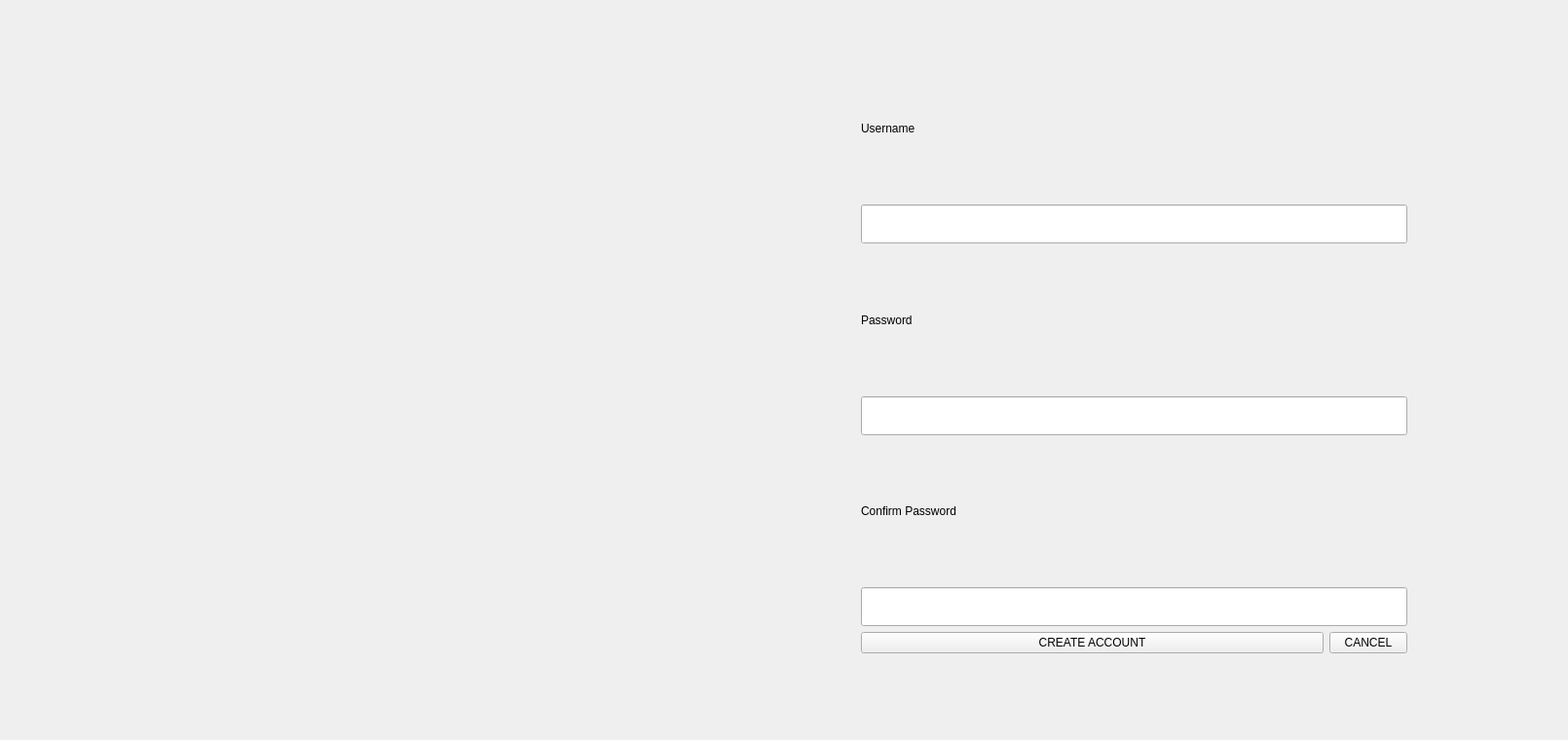
         <widget class="QWidget" name="create_user_page">
          <widget class="QWidget" name="layoutWidget">
           <property name="geometry">
            <rect>
             <x>0</x>
             <y>-10</y>
             <width>1601</width>
             <height>751</height>
            </rect>
           </property>
           <layout class="QHBoxLayout" name="horizontalLayout_3">
            <item>
             <widget class="QWidget" name="widget" native="true">
              <property name="sizePolicy">
               <sizepolicy hsizetype="Preferred" vsizetype="Preferred">
                <horstretch>0</horstretch>
                <verstretch>3</verstretch>
               </sizepolicy>
              </property>
              <property name="styleSheet">
               <string notr="true"/>
              </property>
              <widget class="QLabel" name="label_2">
               <property name="geometry">
                <rect>
                 <x>0</x>
                 <y>0</y>
                 <width>800</width>
                 <height>770</height>
                </rect>
               </property>
               <property name="lineWidth">
                <number>0</number>
               </property>
               <property name="text">
                <string/>
               </property>
               <property name="pixmap">
                <pixmap resource="../../resources.qrc">:/images/images/create_user.jpeg</pixmap>
               </property>
               <property name="scaledContents">
                <bool>true</bool>
               </property>
              </widget>
             </widget>
            </item>
            <item>
             <widget class="QWidget" name="create_user_form" native="true">
              <property name="sizePolicy">
               <sizepolicy hsizetype="Preferred" vsizetype="Preferred">
                <horstretch>0</horstretch>
                <verstretch>3</verstretch>
               </sizepolicy>
              </property>
              <widget class="QWidget" name="verticalLayoutWidget_2">
               <property name="geometry">
                <rect>
                 <x>80</x>
                 <y>70</y>
                 <width>561</width>
                 <height>611</height>
                </rect>
               </property>
               <layout class="QVBoxLayout" name="verticalLayout_3">
                <item>
                 <widget class="QLabel" name="cu_username_label">
                  <property name="text">
                   <string>Username</string>
                  </property>
                 </widget>
                </item>
                <item>
                 <widget class="QLineEdit" name="cu_username_input">
                  <property name="font">
                   <font>
                    <pointsize>21</pointsize>
                   </font>
                  </property>
                  <property name="frame">
                   <bool>true</bool>
                  </property>
                 </widget>
                </item>
                <item>
                 <widget class="QLabel" name="cu_password_label">
                  <property name="text">
                   <string>Password</string>
                  </property>
                 </widget>
                </item>
                <item>
                 <widget class="QLineEdit" name="cu_password_input">
                  <property name="font">
                   <font>
                    <pointsize>21</pointsize>
                   </font>
                  </property>
                  <property name="echoMode">
                   <enum>QLineEdit::EchoMode::Password</enum>
                  </property>
                 </widget>
                </item>
                <item>
                 <widget class="QLabel" name="cu_confirm_password_label">
                  <property name="text">
                   <string>Confirm Password</string>
                  </property>
                 </widget>
                </item>
                <item>
                 <widget class="QLineEdit" name="cu_confirm_password_input">
                  <property name="font">
                   <font>
                    <pointsize>21</pointsize>
                   </font>
                  </property>
                  <property name="echoMode">
                   <enum>QLineEdit::EchoMode::Password</enum>
                  </property>
                 </widget>
                </item>
                <item>
                 <layout class="QHBoxLayout" name="horizontalLayout_6">
                  <item>
                   <widget class="QPushButton" name="create_account_button">
                    <property name="cursor">
                     <cursorShape>PointingHandCursor</cursorShape>
                    </property>
                    <property name="text">
                     <string>CREATE ACCOUNT</string>
                    </property>
                   </widget>
                  </item>
                  <item>
                   <widget class="QPushButton" name="cancel_button">
                    <property name="sizePolicy">
                     <sizepolicy hsizetype="Fixed" vsizetype="Fixed">
                      <horstretch>0</horstretch>
                      <verstretch>0</verstretch>
                     </sizepolicy>
                    </property>
                    <property name="cursor">
                     <cursorShape>PointingHandCursor</cursorShape>
                    </property>
                    <property name="text">
                     <string>CANCEL</string>
                    </property>
                    <property name="default">
                     <bool>false</bool>
                    </property>
                   </widget>
                  </item>
                 </layout>
                </item>
               </layout>
              </widget>
             </widget>
            </item>
           </layout>
          </widget>
         </widget>
